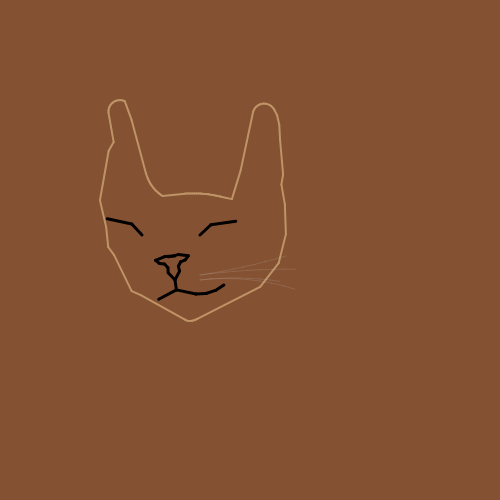
Frame 1 (no input)
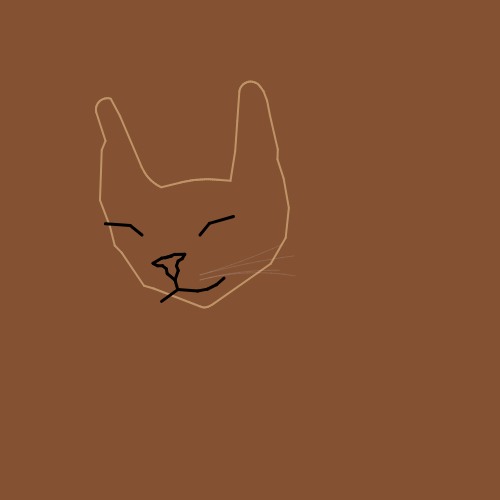
Frame 2 (the mouse pressed at the canvas centre, redrawn once)

The p5.js sketch that drew these frames (run headless with seeded random() and noise() and a simulated clock; the mouse was pressed at the canvas centre and the sketch redrawn once):

// p5.js sketch
// ── sketch.js
// Turtle
// Basic turtle graphics implementation:
// https://en.wikipedia.org/wiki/Turtle_graphics
// For more info on Javascript OOP:
// https://developer.mozilla.org/en-US/docs/Web/JavaScript/Introduction_to_Object-Oriented_JavaScript
//
// The turtle's coordinate system uses pixels for distance and degrees for rotations
// 0 degrees is straight right (east); positive degrees are clockwise

// Turtle constructor
// takes optional x, y starting coordinates (default is center of sketch)
function Turtle(x, y) {
  // assign default values to x and y if they were not passed
  if (typeof x === "undefined") {
    x = width * 0.5;
  }
  if (typeof y === "undefined") {
    y = height * 0.5;
  }
  this.x = x;
  this.y = y;
  this.bearingRadians = 0;
  this.isPenDown = true;
  this._stateStack = [];
}

// moveTo instantly transports the turtle to the provided x, y location, drawing a line if pen is down
Turtle.prototype.moveTo = function (newX, newY) {
  if (this.isPenDown) {
    line(this.x, this.y, newX, newY);
  }
  this.x = newX;
  this.y = newY;
};

// moveForward moves the turtle along its current bearing, drawing a line if pen is down
Turtle.prototype.moveForward = function (distance) {
  var newX = this.x + cos(this.bearingRadians) * distance;
  var newY = this.y + sin(this.bearingRadians) * distance;
  this.moveTo(newX, newY);
};

// moveBackward moves the turtle backward from its current bearing, drawing a line if pen is down
Turtle.prototype.moveBackward = function (distance) {
  this.moveForward(-distance);
};

// turnTo changes the turtle's bearing to the provided angle in degrees
Turtle.prototype.turnTo = function (angleDegrees) {
  this.bearingRadians = radians(angleDegrees);
};

// turnRight rotates the turtle's bearing clockwise by the provided angle in degrees
Turtle.prototype.turnRight = function (amountDegrees) {
  this.bearingRadians += radians(amountDegrees);
};

// turnLeft rotates the turtle's bearing counter-clockwise by the provided angle in degrees
Turtle.prototype.turnLeft = function (amountDegrees) {
  this.bearingRadians -= radians(amountDegrees);
};

// penUp tells the turtle to move without drawing
Turtle.prototype.penUp = function () {
  this.isPenDown = false;
};

// penDown tells the turtle to draw a line when it moves
Turtle.prototype.penDown = function () {
  this.isPenDown = true;
};

// pushState records the turtle's current state (position, bearing, etc.) to a stack so that changes can be undone easily
Turtle.prototype.pushState = function () {
  this._stateStack.push({
    x: this.x,
    y: this.y,
    bearingRadians: this.bearingRadians,
    isPenDown: this.isPenDown,
  });
};

// popState restores the turtle's state to the top recorded state on the stack
Turtle.prototype.popState = function () {
  if (this._stateStack.length === 0) {
    console.error(
      "Turtle: No states left on stack. Make sure your calls to .pushState and .popState are balanced."
    );
    return;
  }
  var state = this._stateStack.pop();
  this.x = state.x;
  this.y = state.y;
  this.bearingRadians = state.bearingRadians;
  this.isPenDown = state.isPenDown;
};

// image draws and image centered on the turtle's current location and alligned with the turtle's rotation (forward = up)
Turtle.prototype.image = function (i, w, h) {
  // w, h are optional parameters to this function and to p5's image
  // p5's image function will draw the image at its "normal" size if w and h are undefined

  push();
  translate(this.x, this.y);
  rotate(this.bearingRadians + PI * 0.5);
  imageMode(CENTER);
  image(i, 0, 0, w, h);
  pop();
};

//Turtle code begins

let myTurtle;

function setup() {
  createCanvas(500, 500);
  myTurtle = new Turtle();
}

function draw() {
  background(132, 81, 50);
  noFill();
  stroke(190, 148, 103);
  strokeWeight(2);

  // move to starting position (without drawing)
  myTurtle.penUp();
  myTurtle.moveTo(100, 200);
  
  //draw head
  myTurtle.penDown();
  myTurtle.turnLeft(80);
  myTurtle.moveForward(50);
  myTurtle.turnRight(20)
  myTurtle.moveForward(10)
  myTurtle.turnLeft(40)
  myTurtle.moveForward(30)
  for(i=0;i<12;i++){
  myTurtle.turnRight(10)
  myTurtle.moveForward(2)
  }
  myTurtle.turnRight(50)
  myTurtle.moveForward(20)
  myTurtle.turnRight(5)
  myTurtle.moveForward(55)
  myTurtle.turnLeft(5)
  myTurtle.moveForward(5)
  for(i=0;i<12;i++){
  myTurtle.turnLeft(3)
  myTurtle.moveForward(2)
  }
  
  myTurtle.turnLeft(40)
  myTurtle.moveForward(20)
  for(i=0;i<20;i++){
  myTurtle.turnRight(1)
  myTurtle.moveForward(2)
  }
  myTurtle.turnLeft(2)
  myTurtle.moveForward(10)
  myTurtle.turnLeft(85)
  myTurtle.moveForward(30)
  myTurtle.turnLeft(5)
  myTurtle.moveForward(30)
   myTurtle.moveForward(30)
  for(i=0;i<14;i++){
  myTurtle.turnRight(10)
  myTurtle.moveForward(2)
  }
  myTurtle.moveForward(5)
  myTurtle.turnRight(15)
  myTurtle.moveForward(10)
  myTurtle.turnRight(10)
  myTurtle.moveForward(15)
  myTurtle.turnLeft(2)
  myTurtle.moveForward(35)
  myTurtle.turnRight(15)
  myTurtle.moveForward(10)
  myTurtle.turnLeft(20)
  myTurtle.moveForward(20)
  for(i=1;i<4;i++){
  myTurtle.turnRight(i*8)
  myTurtle.moveForward(30)
  }
  myTurtle.turnRight(25)
  myTurtle.moveForward(70)
  for(i=1;i<8;i++){
  myTurtle.turnRight(i*2)
  myTurtle.moveForward(2)
  }
  myTurtle.moveForward(50)
  myTurtle.turnLeft(5)
  myTurtle.moveForward(10)
  myTurtle.turnRight(40)
  myTurtle.moveForward(40)
  myTurtle.turnLeft(10)
  myTurtle.moveForward(10)
  myTurtle.turnRight(30)
  myTurtle.moveForward(20)
  myTurtle.turnLeft(7)
  myTurtle.moveForward(28)
  
  //draw eyes

  strokeWeight(3);
  stroke(0);
  myTurtle.pushState();
  myTurtle.penUp();
  myTurtle.moveTo(200, 235);
  myTurtle.penDown();
  myTurtle.turnRight(60)
  myTurtle.moveForward(15)
  myTurtle.turnRight(35)
  myTurtle.moveForward(25)
  myTurtle.popState();
  
  myTurtle.pushState();
  myTurtle.penUp();
  myTurtle.moveTo(142, 235);
  myTurtle.penDown();
  myTurtle.turnLeft(30)
  myTurtle.moveForward(15)
  myTurtle.turnLeft(35)
  myTurtle.moveForward(25)
  myTurtle.popState();

  
  
  //draw nose
  myTurtle.pushState();
  myTurtle.penUp();
  myTurtle.moveTo(175, 280);
  myTurtle.penDown();
  myTurtle.turnRight(40)
  myTurtle.moveForward(10)
  myTurtle.turnLeft(40)
  myTurtle.moveForward(5)
  myTurtle.turnRight(40)
  myTurtle.moveForward(5)
  myTurtle.turnRight(40)
  myTurtle.moveForward(5)
  myTurtle.turnLeft(30)
  myTurtle.moveForward(5)
  myTurtle.turnLeft(120)
  myTurtle.moveForward(10)
   myTurtle.turnLeft(20)
  myTurtle.moveForward(10)
  
 myTurtle.penUp();
  myTurtle.moveTo(175, 280);
  myTurtle.penDown();
  myTurtle.turnLeft(-60)
  myTurtle.moveForward(10)
  myTurtle.turnRight(40)
  myTurtle.moveForward(5)
  myTurtle.turnLeft(40)
  myTurtle.moveForward(5)
  myTurtle.turnLeft(40)
  myTurtle.moveForward(5)
  myTurtle.turnRight(30)
  myTurtle.moveForward(5)
  myTurtle.turnRight(120)
  myTurtle.moveForward(10)
   myTurtle.turnRight(20)
  myTurtle.moveForward(10)
  myTurtle.popState();
  
  //draw mouth
  myTurtle.penUp();
  myTurtle.moveTo(175, 280);
  myTurtle.penDown();
  myTurtle.turnRight(185)
  myTurtle.moveForward(10)
  myTurtle.pushState();
  myTurtle.turnLeft(70);
  myTurtle.moveForward(20)
  for(i=0;i<3;i++){
  myTurtle.turnLeft(15)
  myTurtle.moveForward(10)
  }
  myTurtle.popState();
  myTurtle.turnRight(70);
  myTurtle.moveForward(20)

  
  //draw whiskers
  strokeWeight(1)
  stroke(200,200,200,40)
  myTurtle.penUp();
  myTurtle.moveTo(200, 280);
  myTurtle.penDown();
  myTurtle.turnRight(200)
  
  myTurtle.pushState();
  for(i=0;i<8;i++){
  myTurtle.turnRight(2)
  myTurtle.moveForward(10)
  }
  myTurtle.popState();
  
  myTurtle.pushState();
  myTurtle.penUp();
  myTurtle.moveTo(200, 275);
  myTurtle.penDown();
  for(i=0;i<8;i++){
  myTurtle.turnLeft(1)
  myTurtle.moveForward(11)
  }
  myTurtle.popState();
  
myTurtle.pushState();
  myTurtle.penUp();
  myTurtle.moveTo(200, 275);
  myTurtle.penDown()
  for(i=0;i<8;i++){
  myTurtle.turnRight(1)
  myTurtle.moveForward(12)
  }
  myTurtle.popState();
  
  myTurtle.pushState();
  for(i=0;i<8;i++){
  myTurtle.turnRight(3)
  myTurtle.moveForward(12)
  }
  myTurtle.popState();



  noLoop();
    
    


}
